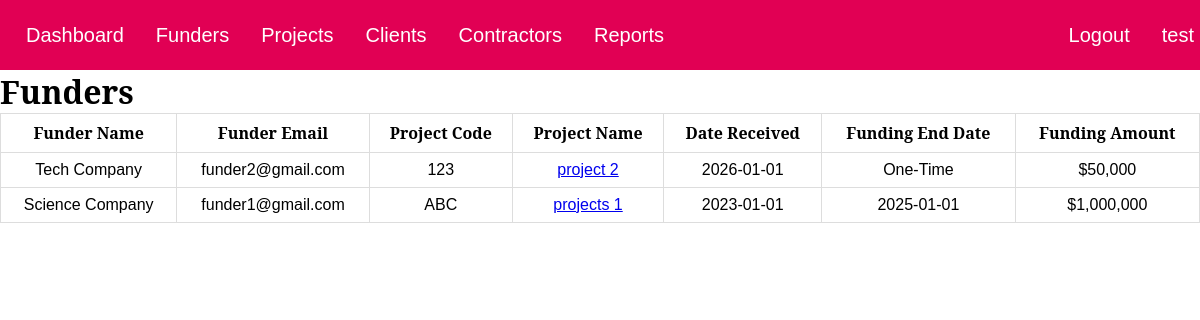
The page /fundersList.php on the database its author committed.
### tables this page shows
CREATE TABLE `funders` (
  `entity_id` int(11) DEFAULT NULL,
  `project_code` varchar(100) DEFAULT NULL,
  `funding_amt` decimal(10,0) DEFAULT NULL,
  `date_given` date DEFAULT NULL,
  `end_date` date DEFAULT NULL,
  KEY `Funders_Entities_FK` (`entity_id`),
  KEY `Funders_Projects_FK` (`project_code`),
  CONSTRAINT `Funders_Entities_FK` FOREIGN KEY (`entity_id`) REFERENCES `entities` (`id`),
  CONSTRAINT `Funders_Projects_FK` FOREIGN KEY (`project_code`) REFERENCES `projects` (`project_code`)
);

CREATE TABLE `entities` (
  `id` int(11) NOT NULL AUTO_INCREMENT,
  `first_name` varchar(100) DEFAULT NULL,
  `last_name` varchar(100) DEFAULT NULL,
  `email` varchar(200) DEFAULT NULL,
  `salutation` varchar(10) DEFAULT NULL,
  `company` varchar(100) DEFAULT NULL,
  `category` enum('non-student','Undergraduate','Masters','PHD','Other') DEFAULT NULL,
  PRIMARY KEY (`id`),
  UNIQUE KEY `email` (`email`)
);

CREATE TABLE `projects` (
  `project_code` varchar(100) NOT NULL,
  `title` varchar(200) DEFAULT NULL,
  `description` mediumtext DEFAULT NULL,
  `stage` enum('Ideation','Proposal in Progress','Awaiting Funding','In Progress','Completed - Not Signed Off','Completed - Signed Off') DEFAULT NULL,
  `type` varchar(100) DEFAULT NULL,
  `start_date` date DEFAULT NULL,
  `end_date` date DEFAULT NULL,
  PRIMARY KEY (`project_code`)
);

### fundersList.php (the view, shortened to what this page needs)
<html>
<head>
    <link rel="stylesheet" href="index.css">
</head>
<body onload='displayHeader()'>
  <div class='header' id='header'></div>
<h1>Funders</h1>
<table>
  <tr>
    <th>Funder Name</th>
    <th>Funder Email</th>
    <th>Project Code</th>
    <th>Project Name</th>
    <th>Date Received</th>
    <th>Funding End Date</th>
    <th>Funding Amount</th>
  </tr>
<?php
$sqli = new mysqli('localhost:3306','root','','Research');
$fullquery = "SELECT e.company,
              e.first_name,
              e.last_name,
              e.salutation,
              e.email,
              f.project_code,
              p.title,
              f.date_given,
              f.end_date,
              f.funding_amt
              FROM Funders f, Entities e, Projects p
              WHERE e.id = f.entity_id AND f.project_code = p.project_code
              ORDER BY f.date_given DESC";
$result = mysqli_query($sqli, $fullquery);
if(mysqli_num_rows($result) !== 0){
  while ($row = mysqli_fetch_array($result)) {
    $company = stripslashes($row['company']);
    $email = stripslashes($row['email']);
    $projectCode = stripslashes($row['project_code']);
    $projectTitle = stripslashes($row['title']);
    $dateGiven = stripslashes($row['date_given']);
    $endDate = stripslashes($row['end_date']);
    $fundingAmt = stripslashes($row['funding_amt']);
    if($dateGiven == $endDate){
      $endDate = "One-Time";
    }
    $entry = "<tr>
                <td>".$company."</td>
                <td>".$email."</td>
                <td>".$projectCode."</td>
                <td><a href='projectPage.php'>".$projectTitle."</a></td>
                <td>".$dateGiven."</td>
                <td>".$endDate."</td>
                <td>$".number_format($fundingAmt)."</td>
              </tr>";
    echo $entry;
  }
}
?>
</table>
</body>
</html>

### index.css (style rules this page uses)
* { margin: 0; padding: 0; font-family: 'Modern Era', sans-serif; }
html { height: 100%; }
body { min-height: 100%; background-color: white; }
.header { background: #E10054; padding: 10px; min-width: 100%; height: 50px; }

### fundersList.php (style rules this page uses)
table { font-family: arial, sans-serif; border-collapse: collapse; width: 100%; }
td, th { border: 1px solid #dddddd; text-align: left; padding: 8px; text-align: center; }
h1, th { font-family: 'Noto Serif'; }

### rows shown on the page
funders: entity_id.company "Tech Company", entity_id.email "funder2@gmail.com", project_code "123", project_code.title "project 2", date_given "2026-01-01", endDate "One-Time", funding_amt "50,000"
funders: entity_id.company "Science Company", entity_id.email "funder1@gmail.com", project_code "ABC", project_code.title "projects 1", date_given "2023-01-01", end_date "2025-01-01", funding_amt "1,000,000"
